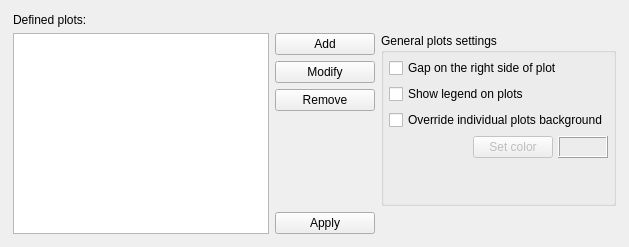
          <widget class="QWidget" name="pagePlotsConfig">
           <layout class="QHBoxLayout" name="horizontalLayout_15">
            <property name="leftMargin">
             <number>3</number>
            </property>
            <property name="topMargin">
             <number>3</number>
            </property>
            <property name="rightMargin">
             <number>3</number>
            </property>
            <property name="bottomMargin">
             <number>3</number>
            </property>
            <item>
             <layout class="QGridLayout" name="gridLayout_6" columnstretch="1,0,0">
              <property name="leftMargin">
               <number>10</number>
              </property>
              <property name="topMargin">
               <number>10</number>
              </property>
              <property name="rightMargin">
               <number>10</number>
              </property>
              <property name="bottomMargin">
               <number>10</number>
              </property>
              <item row="3" column="1">
               <widget class="QPushButton" name="btn_removePlotDefinition">
                <property name="maximumSize">
                 <size>
                  <width>16777215</width>
                  <height>25</height>
                 </size>
                </property>
                <property name="text">
                 <string>Remove</string>
                </property>
               </widget>
              </item>
              <item row="4" column="1">
               <spacer name="verticalSpacer">
                <property name="orientation">
                 <enum>Qt::Vertical</enum>
                </property>
                <property name="sizeHint" stdset="0">
                 <size>
                  <width>20</width>
                  <height>40</height>
                 </size>
                </property>
               </spacer>
              </item>
              <item row="2" column="1">
               <widget class="QPushButton" name="btn_modifyPlotDefinition">
                <property name="maximumSize">
                 <size>
                  <width>16777215</width>
                  <height>25</height>
                 </size>
                </property>
                <property name="text">
                 <string>Modify</string>
                </property>
               </widget>
              </item>
              <item row="0" column="0">
               <widget class="QLabel" name="label_20">
                <property name="text">
                 <string>Defined plots:</string>
                </property>
               </widget>
              </item>
              <item row="5" column="1">
               <widget class="QPushButton" name="btn_applySavePlotsDefinitons">
                <property name="minimumSize">
                 <size>
                  <width>100</width>
                  <height>0</height>
                 </size>
                </property>
                <property name="maximumSize">
                 <size>
                  <width>16777215</width>
                  <height>25</height>
                 </size>
                </property>
                <property name="text">
                 <string>Apply</string>
                </property>
               </widget>
              </item>
              <item row="1" column="1">
               <widget class="QPushButton" name="btn_addPlotDefinition">
                <property name="maximumSize">
                 <size>
                  <width>16777215</width>
                  <height>25</height>
                 </size>
                </property>
                <property name="text">
                 <string>Add</string>
                </property>
               </widget>
              </item>
              <item row="1" column="0" rowspan="5">
               <widget class="QTreeWidget" name="list_plotDefinitions">
                <property name="maximumSize">
                 <size>
                  <width>300</width>
                  <height>16777215</height>
                 </size>
                </property>
                <property name="indentation">
                 <number>0</number>
                </property>
                <attribute name="headerVisible">
                 <bool>false</bool>
                </attribute>
                <column>
                 <property name="text">
                  <string notr="true">1</string>
                 </property>
                </column>
               </widget>
              </item>
              <item row="1" column="2" rowspan="4">
               <widget class="QGroupBox" name="groupBox">
                <property name="title">
                 <string>General plots settings</string>
                </property>
                <layout class="QGridLayout" name="gridLayout_18">
                 <property name="leftMargin">
                  <number>5</number>
                 </property>
                 <property name="topMargin">
                  <number>5</number>
                 </property>
                 <property name="rightMargin">
                  <number>5</number>
                 </property>
                 <property name="bottomMargin">
                  <number>5</number>
                 </property>
                 <property name="horizontalSpacing">
                  <number>5</number>
                 </property>
                 <item row="3" column="1">
                  <widget class="QPushButton" name="btn_setPlotsBackground">
                   <property name="enabled">
                    <bool>false</bool>
                   </property>
                   <property name="text">
                    <string>Set color</string>
                   </property>
                  </widget>
                 </item>
                 <item row="3" column="2">
                  <widget class="QFrame" name="frame_plotsBackground">
                   <property name="minimumSize">
                    <size>
                     <width>50</width>
                     <height>0</height>
                    </size>
                   </property>
                   <property name="maximumSize">
                    <size>
                     <width>50</width>
                     <height>16777215</height>
                    </size>
                   </property>
                   <property name="frameShape">
                    <enum>QFrame::Box</enum>
                   </property>
                   <property name="frameShadow">
                    <enum>QFrame::Raised</enum>
                   </property>
                  </widget>
                 </item>
                 <item row="4" column="1">
                  <spacer name="verticalSpacer_7">
                   <property name="orientation">
                    <enum>Qt::Vertical</enum>
                   </property>
                   <property name="sizeHint" stdset="0">
                    <size>
                     <width>20</width>
                     <height>40</height>
                    </size>
                   </property>
                  </spacer>
                 </item>
                 <item row="3" column="0">
                  <spacer name="horizontalSpacer_5">
                   <property name="orientation">
                    <enum>Qt::Horizontal</enum>
                   </property>
                   <property name="sizeType">
                    <enum>QSizePolicy::Expanding</enum>
                   </property>
                   <property name="sizeHint" stdset="0">
                    <size>
                     <width>40</width>
                     <height>20</height>
                    </size>
                   </property>
                  </spacer>
                 </item>
                 <item row="2" column="0" colspan="3">
                  <widget class="QCheckBox" name="cb_overridePlotsBg">
                   <property name="text">
                    <string>Override individual plots background</string>
                   </property>
                  </widget>
                 </item>
                 <item row="1" column="0" colspan="3">
                  <widget class="QCheckBox" name="cb_showLegends">
                   <property name="text">
                    <string>Show legend on plots</string>
                   </property>
                  </widget>
                 </item>
                 <item row="0" column="0" colspan="3">
                  <widget class="QCheckBox" name="cb_plotsRightGap">
                   <property name="text">
                    <string>Gap on the right side of plot</string>
                   </property>
                  </widget>
                 </item>
                </layout>
               </widget>
              </item>
             </layout>
            </item>
           </layout>
          </widget>
